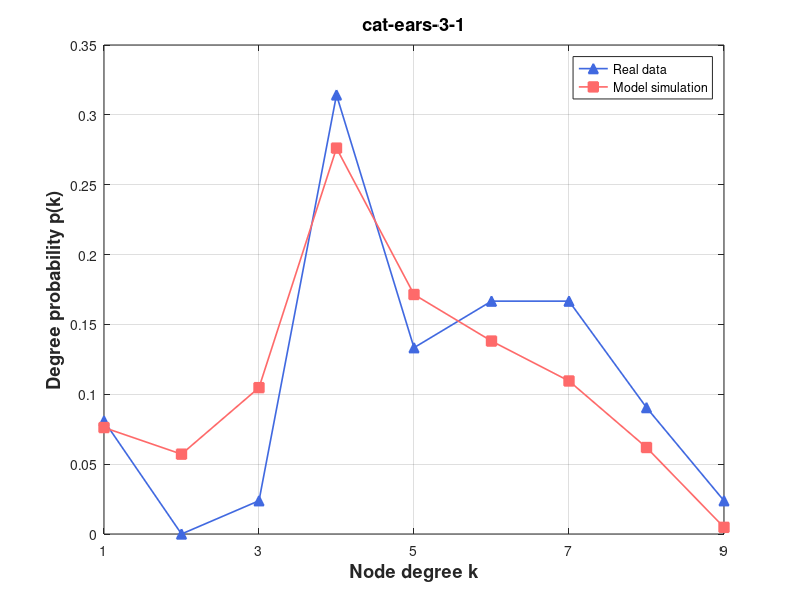

The MATLAB source for this figure:
% Create some data
% 定义度数直方图

degree_hist1 = [0, 17, 0, 5, 66, 28, 35, 35, 19, 5];
degree_hist2 = [0, 16, 12, 22, 58, 36, 29, 23, 13, 1];

% 将度数直方图转换为浮点型数组
 [0, 105, 92, 79, 51, 47, 24, 14, 6, 5, 2, 3, 4, 2, 1, 1, 1, 1, 2]
degree_hist1 = double(degree_hist1);
degree_hist2 = double(degree_hist2);

degree1 = degree_hist1(2:end);
degree2 = degree_hist2(2:end);
% 计算度数概率
degree_prob1 = degree1 / sum(degree1);
degree_prob2 = degree2 / sum(degree2);

figure

set(gca, 'FontSize', 12);

  
plot(1:length(degree_prob1), degree_prob1, '^-','Color',[65/256,105/256,225/256],'LineWidth',1.2,'Markersize',7,'MarkerFaceColor',[65/256,105/256,225/256])

hold on
%plot(eb, predictionData,'ro-','LineWidth',1.2,'Markersize',7,'MarkerFaceColor','r')
%plot(eb, predictionData, 's-','Color',[171/256,130/256,255/256],'LineWidth',1.2,'Markersize',7,'MarkerFaceColor',[171/256,130/256,255/256]) 
%plot(eb, epsilon7, 's-','Color',[0/256,206/256,209/256],'LineWidth',1.2,'Markersize',7,'MarkerFaceColor',[0/256,206/256,209/256])

%plot(eb, size700, 's-','Color',[171/256,130/256,255/256],'LineWidth',1.2,'Markersize',7,'MarkerFaceColor',[171/256,130/256,255/256]) %Purple
plot(1:length(degree_prob2), degree_prob2, 's-','Color',[255/256,106/256,106/256],'LineWidth',1.2,'Markersize',7,'MarkerFaceColor',[255/256,106/256,106/256])



% Turn on the grid
grid on

% Add title and axis labels
%title('Performance of Baseband QPSK')
xlabel('Node degree k','FontSize',13.2,'FontWeight','bold')
ylabel('Degree probability p(k)','FontSize',13.2,'FontWeight','bold')
% 将图例位置设置
legend('Real data', 'Model simulation', 'Location', 'northeast')
% title('Wikibooks (Initial)', 'FontSize', 13.2, 'FontWeight', 'bold')
title('cat-ears-3-1', 'FontSize', 13.2, 'FontWeight', 'bold')
% axis([0.03 1.02 0 0.35])
%set(gca,'xtick',[xmin:step:xmax])
% set(gca,'xtick',[1:1000:11000])
set(gca,'xtick', 1:2:max(length(degree_prob1),length(degree_prob2)))
% set(gca,'xticklabels',{'0','0.16','0.32','0.48','0.64','0.80'});
%set(gca,'ytick',[0:0.05:0.35])
xlim([1 max(length(degree_prob1),length(degree_prob2))])
%set(gca,'xscale','log')
